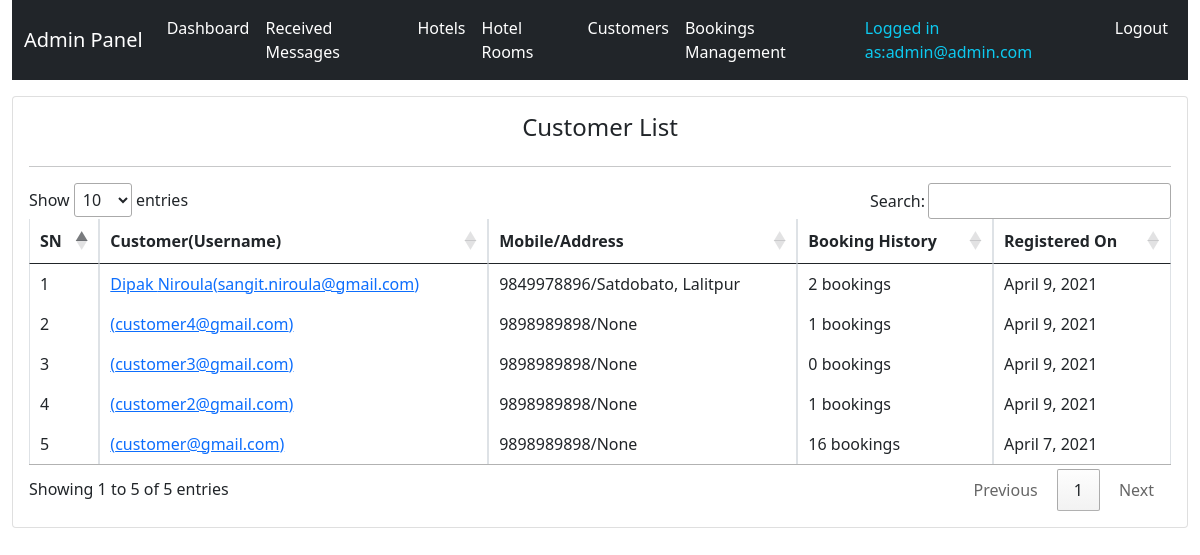
Before: /system-admin/customers-list/ (signed in) with the older database file.
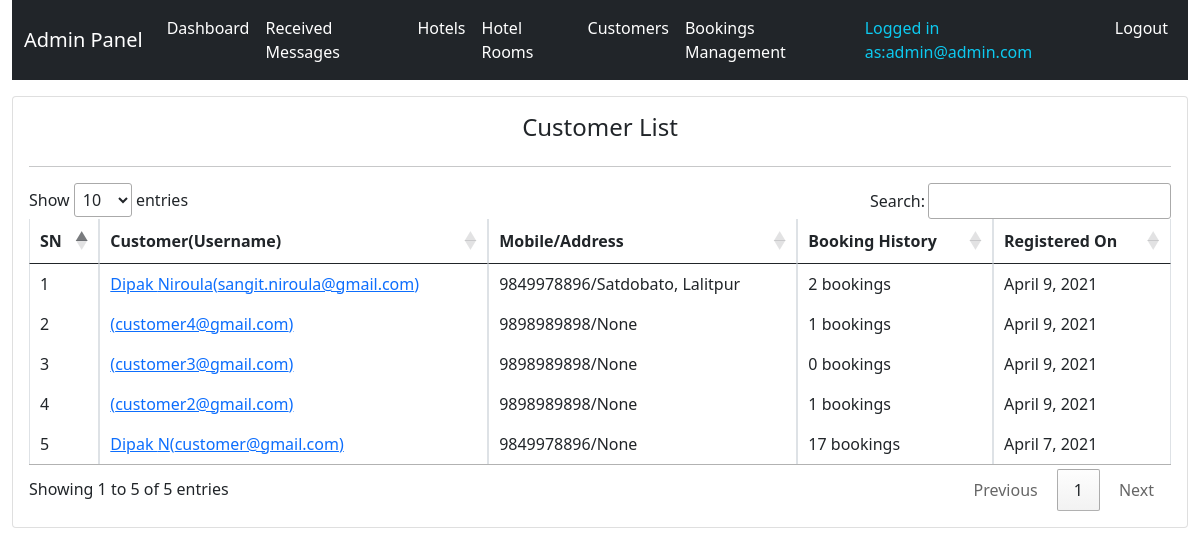
After: the same page with the newer database file.
### hbsapp/models.py (models this page shows, shortened)
class TimeStamp(models.Model):
    created_at = models.DateTimeField(auto_now_add=True)
    updated_at = models.DateTimeField(auto_now=True)
    class Meta:
        abstract = True

class Customer(TimeStamp):
    user = models.OneToOneField(User, on_delete=models.CASCADE)
    mobile = models.CharField(max_length=20)
    address = models.CharField(max_length=20, null=True, blank=True)
    profile_image = models.ImageField(upload_to="customers", null=True, blank=True)

### hbsapp/views.py (the view)
class AdminCustomerListView(AdminRequiredMixin, View):
    def get(self, request, *args, **kwargs):
        context = self.context
        context["all_customers"] = Customer.objects.order_by("-id")
        return render(request, "admintemplates/admincustomerlist.html", context)

### hbsapp/views.py (called while the page is built)
    def dispatch(self, request, *args, **kwargs):
        try:
            self.admin = request.user.admin
            self.context = {
                "admin": self.admin
            }
        except Exception as e:
            print(e)
            return redirect(reverse("hbsapp:adminlogin") + "?next=" + request.path)
        return super(AdminRequiredMixin, self).dispatch(request, *args, **kwargs)

### templates/admintemplates/admincustomerlist.html (shortened to what this page needs)
{% extends 'admintemplates/adminbase.html' %}
{% block css %}
<link rel="stylesheet" href="//cdn.datatables.net/1.10.24/css/jquery.dataTables.min.css">
{% endblock %}
{% block content %}
<div class="row mt-3">
    <div class="col-md-12">
        <div class="card p-3">
            <div class="row">
                <div class="col-md-12">
                    <h4 class="text-center">Customer List</h4>
                </div>
            </div>
            <hr>
            <div class="row">
                <div class="col-md-12">
            <table class="table table-bordered">
                <thead>
                    <tr>
                        <th>SN</th>
                        <th>Customer(Username)</th>
                        <th>Mobile/Address</th>
                        <th>Booking History</th>
                        <th>Registered On</th>
                    </tr>
                </thead>
                <tbody>
                    {% for customer in all_customers %}
                    <tr>
                        <td>{{forloop.counter}}</td>
                        <td><a href="{% url 'hbsapp:admincustomerdetail' customer.id %}">{{customer.user.first_name}} {{customer.user.last_name}}({{customer.user.username}})</a></td>
                        <td>{{customer.mobile}}/{{customer.address}}</td>
                        <td>{{customer.roombooking_set.count}} bookings</td>
                        <td>{{customer.created_at|date}}</td>
                    </tr>
                    {% endfor %}
                </tbody>
            </table>
        </div>
    </div>
</div>
{% endblock %}

Changed rows visible on the page:
changed Customer "April 7, 2021": user.first_name (not shown) → "Dipak"; user.last_name (not shown) → "N"; mobile "9898989898" → "9849978896"; roombooking_set.count "16" → "17"
